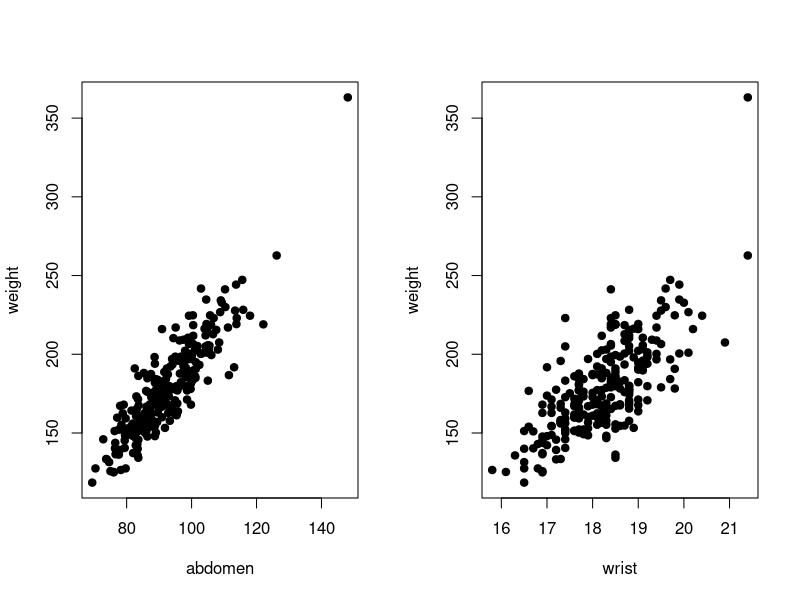
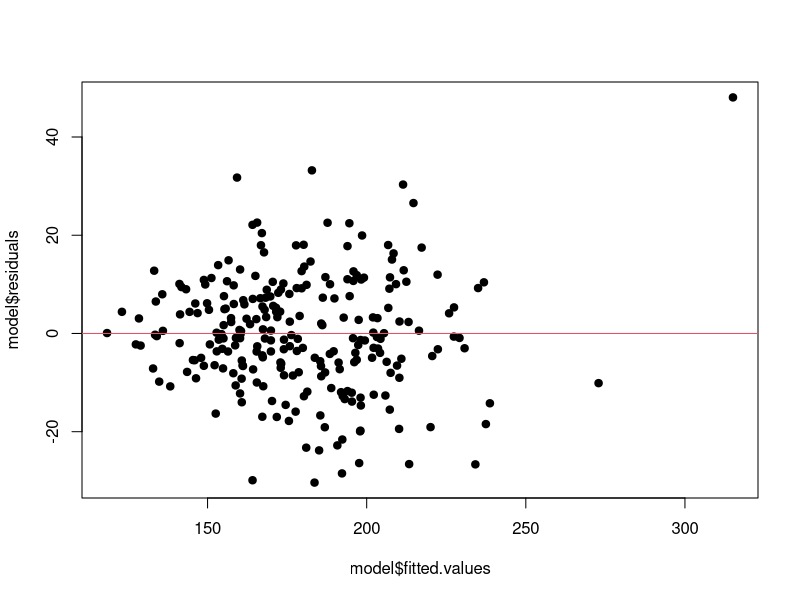
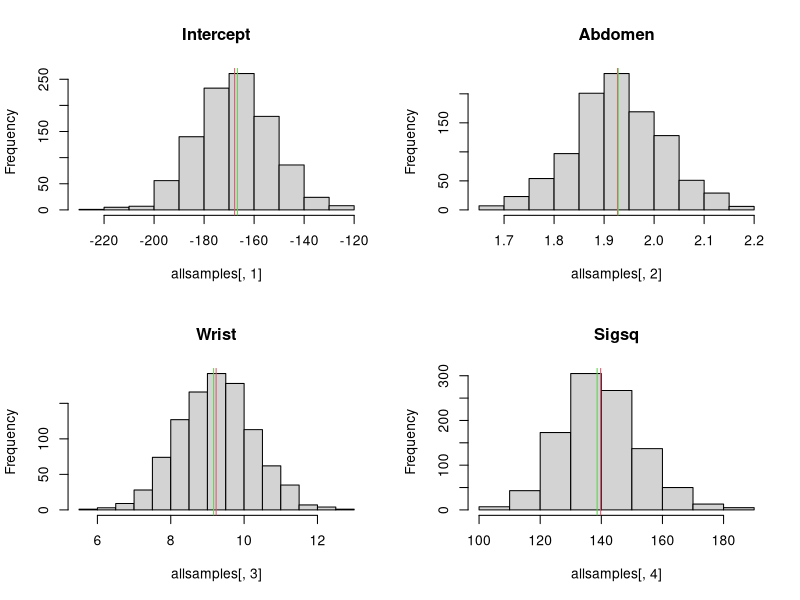
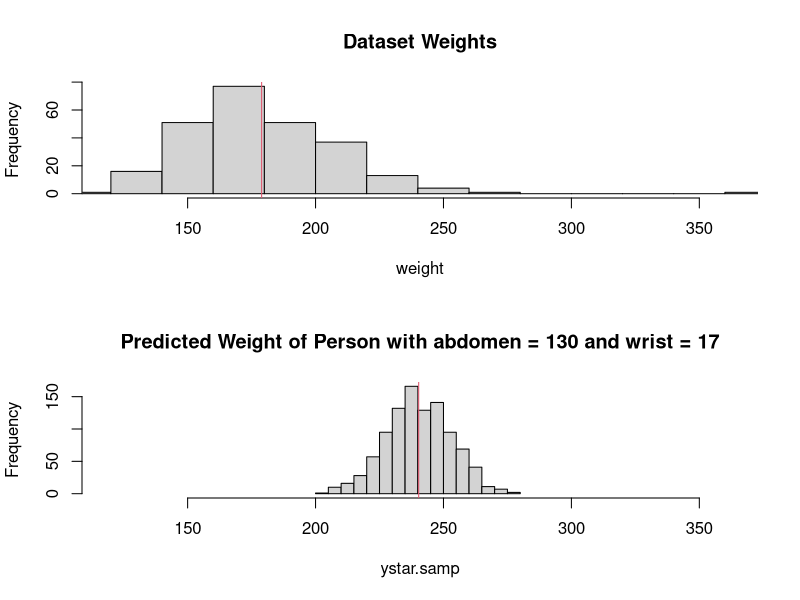

These figures' R source, in order:
## ---- chunk 1
knitr::opts_chunk$set(echo = TRUE)
## ---- chunk 2
#############################################
########## READING IN BODYFAT DATA ##########
#############################################

data <- read.table("data/bodyfat (1).csv",header=T,sep=",")
attach(data)
data[1:5,]

par(mfrow=c(1,2))
plot(abdomen,weight,pch=19)
plot(wrist,weight,pch=19)

#############################################
####### MLE FIT OF REGRESSION MODEL #########
#############################################

model <- lm(weight~abdomen+wrist)
summary(model)
par(mfrow=c(1,1))
plot(model$fitted.values,model$residuals,pch=19)
abline(h=0,col=2)

#############################################
### SAMPLING FROM POSTERIOR DISTRIBUTION ####
#############################################


beta.hat <- model$coef
n <- length(weight)
p <- length(beta.hat)
s2 <- (n-p)*summary(model)$sigma^2
V.beta <- summary(model)$cov.unscaled

numsamp <- 1000
beta.samp <- matrix(NA,nrow=numsamp,ncol=p)
sigsq.samp <- rep(NA,numsamp)
for (i in 1:numsamp){
	temp <- rgamma(1,shape=(n-p)/2,rate=s2/2)
	cursigsq <- 1/temp
	curvarbeta <- cursigsq*V.beta
	curvarbeta.chol <- t(chol(curvarbeta))
	z <- rnorm(p,0,1)
	curbeta <- beta.hat+curvarbeta.chol%*%z
	sigsq.samp[i] <- cursigsq
	beta.samp[i,] <- curbeta
}

#############################################
#### SUMMARIZING POSTERIOR DISTRIBUTIONS ####
#############################################

## posterior means
postmean.beta <- apply(beta.samp,2,mean)
postmean.sigsq <- mean(sigsq.samp)
postmean.beta
postmean.sigsq

## posterior correlation between variables
cor(cbind(beta.samp,sigsq.samp))

## 95% posterior intervals
allsamples <- cbind(beta.samp,sigsq.samp)
allsamples.sort <- apply(allsamples,2,sort)
allsamples.sort[25,]
allsamples.sort[975,]

## posterior histograms
par(mfrow=c(2,2))
hist(allsamples[,1],main="Intercept")
abline(v=postmean.beta[1],col=2)
abline(v=beta.hat[1],col=3)
hist(allsamples[,2],main="Abdomen")
abline(v=postmean.beta[2],col=2)
abline(v=beta.hat[2],col=3)
hist(allsamples[,3],main="Wrist")
abline(v=postmean.beta[3],col=2)
abline(v=beta.hat[3],col=3)
hist(allsamples[,4],main="Sigsq")
abline(v=postmean.sigsq,col=2)
abline(v=summary(model)$sigma^2,col=3)

#############################################
#### POSTERIOR PREDICTIVE DISTRIBUTION ######
#### FOR A NEW COVARIATE VECTOR Xstar  ######
#############################################

Xstar <- c(1,130,17)  # new person with abdomen = 130 and wrist = 17
Xstar <- t(Xstar)  # making it a row vector


## use posterior samples from before:

ystar.samp <- rep(NA,numsamp)
for (i in 1:numsamp){
   xstarbeta <- Xstar%*%t(t(beta.samp[i,]))
   ystar.samp[i] <- rnorm(1,mean=xstarbeta,sd=sqrt(sigsq.samp[i]))
}   

ystar.postmean <- mean(ystar.samp)
ystar.postmean

par(mfrow=c(2,1))
xmin <- min(weight,ystar.postmean)
xmax <- max(weight,ystar.postmean)
hist(weight,main="Dataset Weights",xlim=c(xmin,xmax))
abline(v=mean(weight),col=2)
hist(ystar.samp,main="Predicted Weight of Person with abdomen = 130 and wrist = 17",xlim=c(xmin,xmax))
abline(v=ystar.postmean,col=2)

